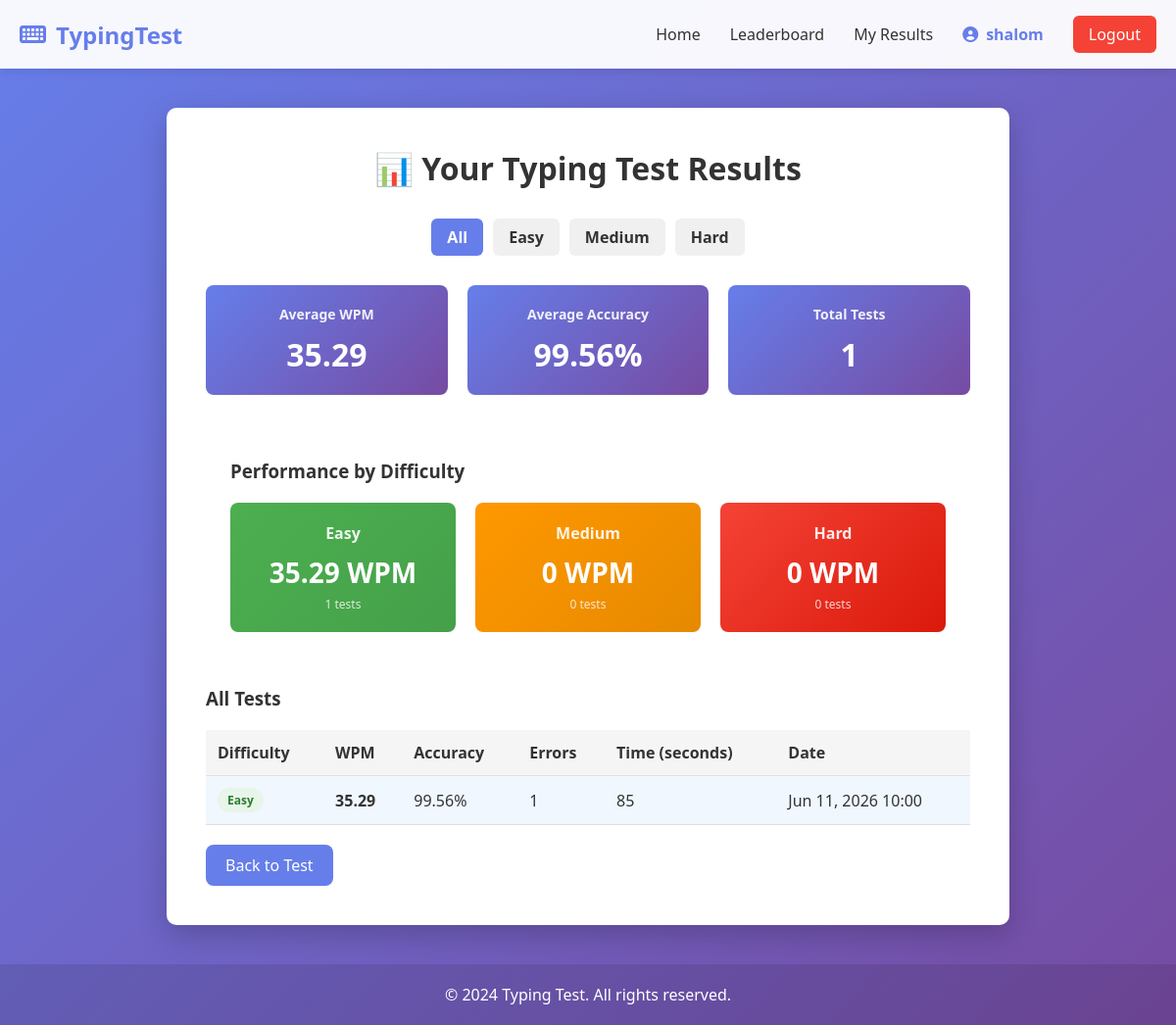
Screenshot of /results/ (signed in) with the database file from the repository.
### typingtest/models.py (models this page shows, shortened)
class TypingTest(models.Model):
    DIFFICULTY_CHOICES = [
        ('easy', 'Easy'),
        ('medium', 'Medium'),
        ('hard', 'Hard'),
    ]
    user = models.ForeignKey(User, on_delete=models.CASCADE, null=True, blank=True)
    difficulty = models.CharField(max_length=10, choices=DIFFICULTY_CHOICES, default='medium')
    words = models.TextField()
    wpm = models.FloatField(default=0)
    accuracy = models.FloatField(default=0)
    errors = models.IntegerField(default=0)
    time_taken = models.IntegerField(default=0)  # in seconds
    created_at = models.DateTimeField(auto_now_add=True)
    class Meta:
        ordering = ['-created_at']

### typingtest/views.py (the view)
# urls.py: path('results/', views.results, name='results'),
@login_required(login_url='login')
def results(request):
    difficulty_filter = request.GET.get('difficulty', 'all')
    if difficulty_filter == 'all':
        tests = TypingTest.objects.filter(user=request.user).order_by('-created_at')
    else:
        tests = TypingTest.objects.filter(user=request.user, difficulty=difficulty_filter).order_by('-created_at')
    if tests:
        avg_wpm = sum([test.wpm for test in tests]) / len(tests)
        avg_accuracy = sum([test.accuracy for test in tests]) / len(tests)
        best_wpm = max([test.wpm for test in tests])
    else:
        avg_wpm = 0
        avg_accuracy = 0
        best_wpm = 0
    all_tests = TypingTest.objects.filter(user=request.user)
    easy_tests = all_tests.filter(difficulty='easy')
    medium_tests = all_tests.filter(difficulty='medium')
    hard_tests = all_tests.filter(difficulty='hard')
    easy_avg_wpm = sum([t.wpm for t in easy_tests]) / len(easy_tests) if easy_tests else 0
    medium_avg_wpm = sum([t.wpm for t in medium_tests]) / len(medium_tests) if medium_tests else 0
    hard_avg_wpm = sum([t.wpm for t in hard_tests]) / len(hard_tests) if hard_tests else 0
    context = {
        'tests': tests,
        'avg_wpm': round(avg_wpm, 2),
        'avg_accuracy': round(avg_accuracy, 2),
        'best_wpm': round(best_wpm, 2),
        'total_tests': len(all_tests),
        'difficulty_filter': difficulty_filter,
        'easy_tests_count': len(easy_tests),
        'medium_tests_count': len(medium_tests),
        'hard_tests_count': len(hard_tests),
        'easy_avg_wpm': round(easy_avg_wpm, 2),
        'medium_avg_wpm': round(medium_avg_wpm, 2),
        'hard_avg_wpm': round(hard_avg_wpm, 2),
    }
    return render(request, 'typingtest/results.html', context)

### templates/typingtest/results.html (shortened to what this page needs)
{% extends 'typingtest/base.html' %}
{% block content %}
<div class="results-container">
    <h1>📊 Your Typing Test Results</h1>
    <div class="difficulty-filter">
        <a href="?difficulty=all" class="filter-btn {% if difficulty_filter == 'all' %}active{% endif %}">All</a>
        <a href="?difficulty=easy" class="filter-btn easy-btn {% if difficulty_filter == 'easy' %}active{% endif %}">Easy</a>
        <a href="?difficulty=medium" class="filter-btn medium-btn {% if difficulty_filter == 'medium' %}active{% endif %}">Medium</a>
        <a href="?difficulty=hard" class="filter-btn hard-btn {% if difficulty_filter == 'hard' %}active{% endif %}">Hard</a>
    </div>
    <div class="stats-summary">
        <div class="stat-box">
            <h3>Average WPM</h3>
            <p>{{ avg_wpm }}</p>
        </div>
        <div class="stat-box">
            <h3>Average Accuracy</h3>
            <p>{{ avg_accuracy }}%</p>
        </div>
        <div class="stat-box">
            <h3>Total Tests</h3>
            <p>{{ total_tests }}</p>
        </div>
    </div>
    <div class="difficulty-stats">
        <h3>Performance by Difficulty</h3>
        <div class="stats-grid">
            <div class="difficulty-stat-box easy">
                <h4>Easy</h4>
                <p class="stat-value">{{ easy_avg_wpm }} WPM</p>
                <p class="stat-label">{{ easy_tests_count }} tests</p>
            </div>
            <div class="difficulty-stat-box medium">
                <h4>Medium</h4>
                <p class="stat-value">{{ medium_avg_wpm }} WPM</p>
                <p class="stat-label">{{ medium_tests_count }} tests</p>
            </div>
            <div class="difficulty-stat-box hard">
                <h4>Hard</h4>
                <p class="stat-value">{{ hard_avg_wpm }} WPM</p>
                <p class="stat-label">{{ hard_tests_count }} tests</p>
            </div>
        </div>
    </div>
    {% if tests %}
    <div class="results-table">
        <h3>All Tests</h3>
        <table>
            <thead>
                <tr>
                    <th>Difficulty</th>
                    <th>WPM</th>
                    <th>Accuracy</th>
                    <th>Errors</th>
                    <th>Time (seconds)</th>
                    <th>Date</th>
                </tr>
            </thead>
            <tbody>
                {% for test in tests %}
                <tr class="{% if test.wpm >= avg_wpm %}above-average{% endif %}">
                    <td>
                        <span class="difficulty-badge {{ test.difficulty }}">{{ test.get_difficulty_display }}</span>
                    </td>
                    <td><strong>{{ test.wpm }}</strong></td>
                    <td>{{ test.accuracy }}%</td>
                    <td>{{ test.errors }}</td>
                    <td>{{ test.time_taken }}</td>
                    <td>{{ test.created_at|date:"M d, Y H:i" }}</td>
                </tr>
                {% endfor %}
            </tbody>
        </table>
    </div>
    {% else %}
    <div class="no-results">
        <p>You haven't taken any tests at this difficulty yet. <a href="{% url 'index' %}">Start your first test!</a></p>
    </div>
    {% endif %}
    <a href="{% url 'index' %}" class="btn-back">Back to Test</a>
</div>
{% endblock %}

### templates/typingtest/base.html (shortened to what this page needs)
<!DOCTYPE html>
<html lang="en">
<head>
    <link rel="stylesheet" href="https://cdnjs.cloudflare.com/ajax/libs/font-awesome/6.0.0/css/all.min.css">
    {% load static %}
    <link rel="stylesheet" href="{% static 'css/style.css' %}">
</head>
<body>
    <nav class="navbar">
        <div class="nav-container">
            <a href="{% url 'index' %}" class="nav-logo">
                <i class="fas fa-keyboard"></i> TypingTest
            </a>
            <ul class="nav-menu" id="navMenu">
                <li class="nav-item"><a href="{% url 'index' %}" class="nav-link">Home</a></li>
                <li class="nav-item"><a href="{% url 'leaderboard' %}" class="nav-link">Leaderboard</a></li>
                {% if user.is_authenticated %}
                    <li class="nav-item"><a href="{% url 'results' %}" class="nav-link">My Results</a></li>
                    <li class="nav-item user-info">
                        <span class="username-icon">
                            <i class="fas fa-user-circle"></i> {{ user.username }}
                        </span>
                    </li>
                    <li class="nav-item"><a href="{% url 'logout' %}" class="nav-link logout-link">Logout</a></li>
                {% else %}
                    <li class="nav-item"><a href="{% url 'login' %}" class="nav-link">Login</a></li>
                    <li class="nav-item"><a href="{% url 'register' %}" class="nav-link register-link">Register</a></li>
                {% endif %}
            </ul>
        </div>
    </nav>
    <div class="container">
        {% block content %}{% endblock %}
    </div>
    <footer class="footer">
        <p>&copy; 2024 Typing Test. All rights reserved.</p>
    </footer>
    {% load static %}
</body>
</html>

### static/css/style.css (style rules this page uses)
* { margin: 0; padding: 0; box-sizing: border-box; }
body { font-family: 'Segoe UI', Tahoma, Geneva, Verdana, sans-serif; background: linear-gradient(135deg, #667eea 0%, #764ba2 100%); min-height: 100vh; color: #333; }
.navbar { background: rgba(255, 255, 255, 0.95); box-shadow: 0 2px 10px rgba(0, 0, 0, 0.1); position: sticky; top: 0; z-index: 1000; backdrop-filter: blur(10px); }
.nav-container { max-width: 1200px; margin: 0 auto; padding: 0 20px; display: flex; justify-content: space-between; align-items: center; height: 70px; }
.nav-logo { font-size: 24px; font-weight: bold; color: #667eea; text-decoration: none; display: flex; align-items: center; gap: 10px; flex-shrink: 0; transition: color 0.3s; }
.nav-menu { display: flex; list-style: none; gap: 30px; align-items: center; }
.nav-item { position: relative; }
.nav-link { text-decoration: none; color: #333; transition: color 0.3s; font-weight: 500; padding: 8px 0; }
.username-icon { color: #667eea; font-weight: 600; display: flex; align-items: center; gap: 8px; }
.logout-link { background: #f44336; color: white !important; padding: 8px 16px; border-radius: 6px; transition: background 0.3s; }
.container { max-width: 900px; margin: 40px auto; padding: 0 20px; min-height: calc(100vh - 200px); }
.footer { background: rgba(0, 0, 0, 0.1); color: white; text-align: center; padding: 20px; margin-top: 40px; }
.stat-box { background: linear-gradient(135deg, #667eea 0%, #764ba2 100%); padding: 20px; border-radius: 8px; text-align: center; color: white; }
.stat-box h3 { font-size: 14px; margin-bottom: 10px; opacity: 0.9; }
.stat-box p { font-size: 32px; font-weight: bold; }
.btn-back { display: inline-block; margin-top: 20px; text-decoration: none; background: #667eea; color: white; padding: 10px 20px; border-radius: 8px; transition: all 0.3s; }
table { width: 100%; border-collapse: collapse; }
table thead { background: #f5f5f5; }
table th, table td { padding: 12px; text-align: left; border-bottom: 1px solid #e0e0e0; }
table th { font-weight: 600; color: #333; }
table tbody tr.above-average { background: #f0f7ff; }
.results-container { background: white; padding: 40px; border-radius: 10px; box-shadow: 0 10px 30px rgba(0, 0, 0, 0.2); }
.results-container h1 { text-align: center; margin-bottom: 30px; color: #333; }
.stats-summary { display: grid; grid-template-columns: repeat(auto-fit, minmax(150px, 1fr)); gap: 20px; margin-bottom: 40px; }
.results-table { margin-top: 30px; }
.results-table h3 { margin-bottom: 20px; color: #333; }
.easy-btn { background: #e8f5e9; color: #2e7d32; border-color: #4caf50; }
.medium-btn { background: #fff3e0; color: #e65100; border-color: #ff9800; }
.hard-btn { background: #ffebee; color: #c62828; border-color: #f44336; }
.difficulty-badge { display: inline-block; padding: 4px 10px; border-radius: 12px; font-size: 12px; font-weight: 600; }
.difficulty-badge.easy { background: #e8f5e9; color: #2e7d32; }

### templates/typingtest/base.html (style rules this page uses)
* { margin: 0; padding: 0; box-sizing: border-box; }
body { font-family: 'Segoe UI', Tahoma, Geneva, Verdana, sans-serif; background: linear-gradient(135deg, #667eea 0%, #764ba2 100%); min-height: 100vh; color: #333; }

### templates/typingtest/results.html (style rules this page uses)
.difficulty-filter { display: flex; justify-content: center; gap: 10px; margin-bottom: 30px; flex-wrap: wrap; }
.filter-btn { padding: 8px 16px; border-radius: 6px; text-decoration: none; background: #f0f0f0; color: #333; transition: all 0.3s; font-weight: 600; }
.filter-btn.active { background: #667eea; color: white; }
.difficulty-stats { background: white; padding: 25px; border-radius: 8px; margin: 30px 0; }
.difficulty-stats h3 { margin-bottom: 20px; color: #333; }
.stats-grid { display: grid; grid-template-columns: repeat(auto-fit, minmax(150px, 1fr)); gap: 20px; }
.difficulty-stat-box { padding: 20px; border-radius: 8px; text-align: center; color: white; }
.difficulty-stat-box.easy { background: linear-gradient(135deg, #4caf50 0%, #45a049 100%); }
.difficulty-stat-box.medium { background: linear-gradient(135deg, #ff9800 0%, #e68900 100%); }
.difficulty-stat-box.hard { background: linear-gradient(135deg, #f44336 0%, #da190b 100%); }
.difficulty-stat-box h4 { margin-bottom: 10px; opacity: 0.9; }
.stat-value { font-size: 28px; font-weight: bold; margin-bottom: 5px; }
.stat-label { font-size: 12px; opacity: 0.8; }

### rows the page displays
TypingTest: difficulty "Easy", wpm "35.29", accuracy "99.56", errors "1", time_taken "85", created_at "Jun 11, 2026 10:00"

### other values shown
{{ user.username }} "shalom"
{{ avg_wpm }} "35.29"
{{ avg_accuracy }} "99.56"
{{ total_tests }} "1"
{{ easy_avg_wpm }} "35.29"
{{ easy_tests_count }} "1"
{{ medium_avg_wpm }} "0"
{{ medium_tests_count }} "0"
{{ hard_avg_wpm }} "0"
{{ hard_tests_count }} "0"
